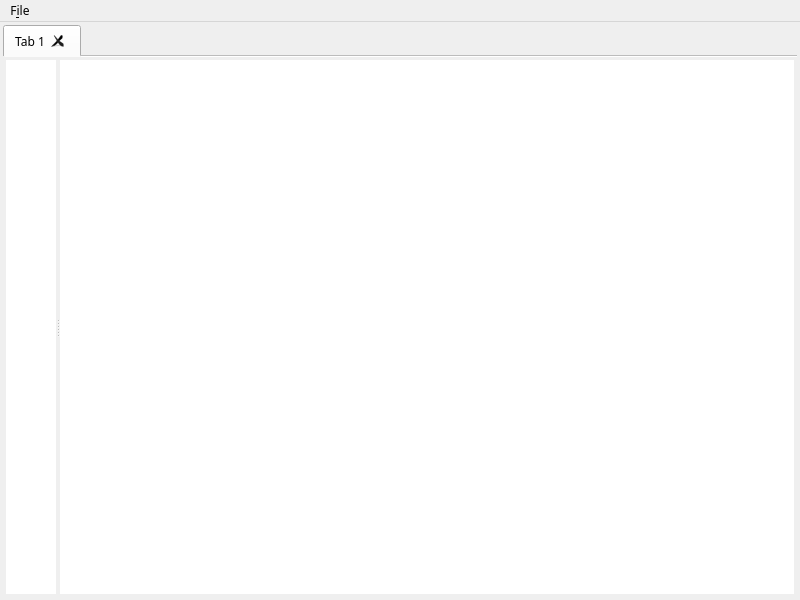
<?xml version="1.0" encoding="UTF-8"?>
<ui version="4.0">
 <class>MainWindow</class>
 <widget class="QMainWindow" name="MainWindow">
  <property name="geometry">
   <rect>
    <x>0</x>
    <y>0</y>
    <width>800</width>
    <height>600</height>
   </rect>
  </property>
  <property name="font">
   <font>
    <family>Iosevka</family>
   </font>
  </property>
  <property name="windowTitle">
   <string>MainWindow</string>
  </property>
  <property name="autoFillBackground">
   <bool>false</bool>
  </property>
  <widget class="QWidget" name="centralwidget">
   <property name="sizePolicy">
    <sizepolicy hsizetype="Expanding" vsizetype="Expanding">
     <horstretch>0</horstretch>
     <verstretch>0</verstretch>
    </sizepolicy>
   </property>
   <layout class="QGridLayout" name="gridLayout">
    <property name="leftMargin">
     <number>3</number>
    </property>
    <property name="topMargin">
     <number>3</number>
    </property>
    <property name="rightMargin">
     <number>3</number>
    </property>
    <property name="bottomMargin">
     <number>3</number>
    </property>
    <property name="horizontalSpacing">
     <number>6</number>
    </property>
    <item row="0" column="0">
     <widget class="QTabWidget" name="tabWidget">
      <property name="currentIndex">
       <number>0</number>
      </property>
      <property name="documentMode">
       <bool>true</bool>
      </property>
      <property name="tabsClosable">
       <bool>true</bool>
      </property>
      <property name="movable">
       <bool>true</bool>
      </property>
      <widget class="QWidget" name="tab">
       <attribute name="title">
        <string>Tab 1</string>
       </attribute>
       <layout class="QGridLayout" name="gridLayout_2">
        <property name="leftMargin">
         <number>3</number>
        </property>
        <property name="topMargin">
         <number>3</number>
        </property>
        <property name="rightMargin">
         <number>3</number>
        </property>
        <property name="bottomMargin">
         <number>3</number>
        </property>
        <property name="horizontalSpacing">
         <number>6</number>
        </property>
        <item row="0" column="0">
         <widget class="QSplitter" name="splitter">
          <property name="orientation">
           <enum>Qt::Horizontal</enum>
          </property>
          <property name="childrenCollapsible">
           <bool>false</bool>
          </property>
          <widget class="QTextEdit" name="textEdit_2">
           <property name="maximumSize">
            <size>
             <width>50</width>
             <height>16777215</height>
            </size>
           </property>
           <property name="font">
            <font>
             <pointsize>12</pointsize>
            </font>
           </property>
           <property name="styleSheet">
            <string notr="true"/>
           </property>
           <property name="frameShape">
            <enum>QFrame::NoFrame</enum>
           </property>
           <property name="frameShadow">
            <enum>QFrame::Plain</enum>
           </property>
           <property name="verticalScrollBarPolicy">
            <enum>Qt::ScrollBarAlwaysOff</enum>
           </property>
           <property name="horizontalScrollBarPolicy">
            <enum>Qt::ScrollBarAlwaysOff</enum>
           </property>
           <property name="undoRedoEnabled">
            <bool>false</bool>
           </property>
           <property name="readOnly">
            <bool>true</bool>
           </property>
           <property name="html">
            <string>&lt;!DOCTYPE HTML PUBLIC &quot;-//W3C//DTD HTML 4.0//EN&quot; &quot;http://www.w3.org/TR/REC-html40/strict.dtd&quot;&gt;
&lt;html&gt;&lt;head&gt;&lt;meta name=&quot;qrichtext&quot; content=&quot;1&quot; /&gt;&lt;style type=&quot;text/css&quot;&gt;
p, li { white-space: pre-wrap; }
&lt;/style&gt;&lt;/head&gt;&lt;body style=&quot; font-family:'Iosevka'; font-size:12pt; font-weight:400; font-style:normal;&quot;&gt;
&lt;p align=&quot;right&quot; style=&quot;-qt-paragraph-type:empty; margin-top:0px; margin-bottom:0px; margin-left:0px; margin-right:0px; -qt-block-indent:0; text-indent:0px; font-family:'Noto Sans';&quot;&gt;&lt;br /&gt;&lt;/p&gt;&lt;/body&gt;&lt;/html&gt;</string>
           </property>
           <property name="textInteractionFlags">
            <set>Qt::NoTextInteraction</set>
           </property>
          </widget>
          <widget class="QTextEdit" name="textEdit">
           <property name="font">
            <font>
             <pointsize>12</pointsize>
            </font>
           </property>
           <property name="frameShape">
            <enum>QFrame::NoFrame</enum>
           </property>
           <property name="frameShadow">
            <enum>QFrame::Plain</enum>
           </property>
           <property name="verticalScrollBarPolicy">
            <enum>Qt::ScrollBarAsNeeded</enum>
           </property>
           <property name="horizontalScrollBarPolicy">
            <enum>Qt::ScrollBarAsNeeded</enum>
           </property>
           <property name="lineWrapMode">
            <enum>QTextEdit::NoWrap</enum>
           </property>
           <property name="html">
            <string>&lt;!DOCTYPE HTML PUBLIC &quot;-//W3C//DTD HTML 4.0//EN&quot; &quot;http://www.w3.org/TR/REC-html40/strict.dtd&quot;&gt;
&lt;html&gt;&lt;head&gt;&lt;meta name=&quot;qrichtext&quot; content=&quot;1&quot; /&gt;&lt;style type=&quot;text/css&quot;&gt;
p, li { white-space: pre-wrap; }
&lt;/style&gt;&lt;/head&gt;&lt;body style=&quot; font-family:'Iosevka'; font-size:12pt; font-weight:400; font-style:normal;&quot;&gt;
&lt;p style=&quot;-qt-paragraph-type:empty; margin-top:0px; margin-bottom:0px; margin-left:0px; margin-right:0px; -qt-block-indent:0; text-indent:0px;&quot;&gt;&lt;br /&gt;&lt;/p&gt;&lt;/body&gt;&lt;/html&gt;</string>
           </property>
          </widget>
         </widget>
        </item>
       </layout>
      </widget>
     </widget>
    </item>
   </layout>
  </widget>
  <widget class="QMenuBar" name="menubar">
   <property name="geometry">
    <rect>
     <x>0</x>
     <y>0</y>
     <width>800</width>
     <height>20</height>
    </rect>
   </property>
   <property name="font">
    <font>
     <family>Iosevka</family>
    </font>
   </property>
   <property name="styleSheet">
    <string notr="true"/>
   </property>
   <widget class="QMenu" name="menuFile">
    <property name="title">
     <string>F&amp;ile</string>
    </property>
    <addaction name="actionNew"/>
    <addaction name="actionOpen"/>
    <addaction name="actionSave"/>
    <addaction name="actionSaveAs"/>
    <addaction name="separator"/>
    <addaction name="actionPrintPreview"/>
    <addaction name="actionPrint"/>
    <addaction name="separator"/>
    <addaction name="actionQuit"/>
   </widget>
   <addaction name="menuFile"/>
  </widget>
  <action name="actionNew">
   <property name="text">
    <string>&amp;New</string>
   </property>
   <property name="statusTip">
    <string>Create a file</string>
   </property>
   <property name="shortcut">
    <string>Ctrl+N</string>
   </property>
  </action>
  <action name="actionOpen">
   <property name="text">
    <string>&amp;Open...</string>
   </property>
   <property name="statusTip">
    <string>Open a file</string>
   </property>
   <property name="shortcut">
    <string>Ctrl+O</string>
   </property>
  </action>
  <action name="actionSave">
   <property name="text">
    <string>&amp;Save</string>
   </property>
   <property name="statusTip">
    <string>Save a file</string>
   </property>
   <property name="shortcut">
    <string>Ctrl+S</string>
   </property>
  </action>
  <action name="actionSaveAs">
   <property name="text">
    <string>Sa&amp;ve As...</string>
   </property>
   <property name="statusTip">
    <string>Save a file as</string>
   </property>
   <property name="shortcut">
    <string>Ctrl+Shift+S</string>
   </property>
  </action>
  <action name="actionPrintPreview">
   <property name="text">
    <string>&amp;Print Preview</string>
   </property>
   <property name="statusTip">
    <string>See a print preview</string>
   </property>
   <property name="shortcut">
    <string>Ctrl+Shift+P</string>
   </property>
  </action>
  <action name="actionPrint">
   <property name="text">
    <string>P&amp;rint...</string>
   </property>
   <property name="statusTip">
    <string>Print a file</string>
   </property>
   <property name="shortcut">
    <string>Ctrl+P</string>
   </property>
  </action>
  <action name="actionQuit">
   <property name="text">
    <string>&amp;Quit</string>
   </property>
   <property name="statusTip">
    <string>Exit application</string>
   </property>
   <property name="shortcut">
    <string>Ctrl+Q</string>
   </property>
  </action>
  <action name="actionUndo">
   <property name="text">
    <string>&amp;Undo</string>
   </property>
   <property name="statusTip">
    <string>Undo</string>
   </property>
   <property name="shortcut">
    <string>Ctrl+Z</string>
   </property>
  </action>
  <action name="actionRedo">
   <property name="text">
    <string>&amp;Redo</string>
   </property>
   <property name="statusTip">
    <string>Redo</string>
   </property>
   <property name="shortcut">
    <string>Ctrl+Shift+Z</string>
   </property>
  </action>
  <action name="actionCut">
   <property name="text">
    <string>&amp;Cut</string>
   </property>
   <property name="statusTip">
    <string>Cut</string>
   </property>
   <property name="shortcut">
    <string>Ctrl+X</string>
   </property>
  </action>
  <action name="actionCopy">
   <property name="text">
    <string>C&amp;opy</string>
   </property>
   <property name="statusTip">
    <string>Copy</string>
   </property>
   <property name="shortcut">
    <string>Ctrl+C</string>
   </property>
  </action>
  <action name="actionPaste">
   <property name="text">
    <string>&amp;Paste</string>
   </property>
   <property name="statusTip">
    <string>Paste</string>
   </property>
   <property name="shortcut">
    <string>Ctrl+V</string>
   </property>
  </action>
  <action name="actionSelectAll">
   <property name="text">
    <string>&amp;Select All</string>
   </property>
   <property name="statusTip">
    <string>Select</string>
   </property>
   <property name="shortcut">
    <string>Ctrl+A</string>
   </property>
  </action>
  <action name="actionFind">
   <property name="text">
    <string>&amp;Find</string>
   </property>
   <property name="statusTip">
    <string>Find text</string>
   </property>
   <property name="shortcut">
    <string>Ctrl+F</string>
   </property>
  </action>
  <action name="actionReplace">
   <property name="text">
    <string>&amp;Replace</string>
   </property>
   <property name="statusTip">
    <string>Replace text</string>
   </property>
   <property name="shortcut">
    <string>Ctrl+R</string>
   </property>
  </action>
 </widget>
 <resources/>
 <connections/>
</ui>
